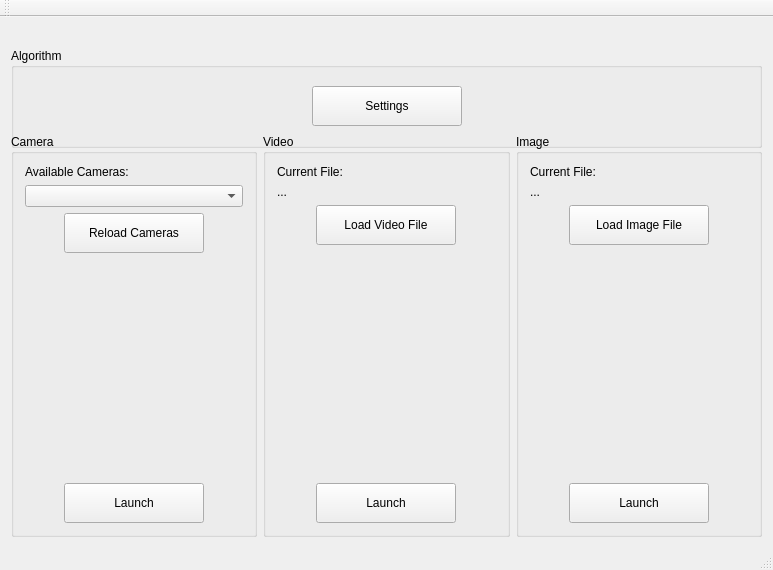
<?xml version="1.0" encoding="UTF-8"?>
<ui version="4.0">
 <class>MainWindow</class>
 <widget class="QMainWindow" name="MainWindow">
  <property name="geometry">
   <rect>
    <x>0</x>
    <y>0</y>
    <width>773</width>
    <height>570</height>
   </rect>
  </property>
  <property name="windowTitle">
   <string>Bosley's Snake Loader</string>
  </property>
  <widget class="QWidget" name="centralWidget">
   <layout class="QVBoxLayout" name="verticalLayout">
    <item>
     <widget class="QGroupBox" name="groupBox_4">
      <property name="minimumSize">
       <size>
        <width>0</width>
        <height>100</height>
       </size>
      </property>
      <property name="maximumSize">
       <size>
        <width>16777215</width>
        <height>60</height>
       </size>
      </property>
      <property name="title">
       <string>Algorithm</string>
      </property>
      <layout class="QHBoxLayout" name="horizontalLayout_10">
       <item>
        <spacer name="horizontalSpacer_13">
         <property name="orientation">
          <enum>Qt::Horizontal</enum>
         </property>
         <property name="sizeHint" stdset="0">
          <size>
           <width>40</width>
           <height>20</height>
          </size>
         </property>
        </spacer>
       </item>
       <item>
        <widget class="QPushButton" name="algoButton">
         <property name="minimumSize">
          <size>
           <width>150</width>
           <height>40</height>
          </size>
         </property>
         <property name="text">
          <string>Settings</string>
         </property>
        </widget>
       </item>
       <item>
        <spacer name="horizontalSpacer_14">
         <property name="orientation">
          <enum>Qt::Horizontal</enum>
         </property>
         <property name="sizeHint" stdset="0">
          <size>
           <width>40</width>
           <height>20</height>
          </size>
         </property>
        </spacer>
       </item>
      </layout>
     </widget>
    </item>
    <item>
     <layout class="QHBoxLayout" name="horizontalLayout_9">
      <item>
       <widget class="QGroupBox" name="groupBox">
        <property name="title">
         <string>Camera</string>
        </property>
        <layout class="QVBoxLayout" name="verticalLayout_3">
         <item>
          <layout class="QVBoxLayout" name="verticalLayout_2">
           <item>
            <widget class="QLabel" name="label">
             <property name="text">
              <string>Available Cameras: </string>
             </property>
            </widget>
           </item>
           <item>
            <widget class="QComboBox" name="cameraCombo"/>
           </item>
           <item>
            <layout class="QHBoxLayout" name="horizontalLayout">
             <item>
              <spacer name="horizontalSpacer_10">
               <property name="orientation">
                <enum>Qt::Horizontal</enum>
               </property>
               <property name="sizeHint" stdset="0">
                <size>
                 <width>40</width>
                 <height>20</height>
                </size>
               </property>
              </spacer>
             </item>
             <item>
              <widget class="QPushButton" name="reloadCameras">
               <property name="minimumSize">
                <size>
                 <width>140</width>
                 <height>40</height>
                </size>
               </property>
               <property name="text">
                <string>Reload Cameras</string>
               </property>
              </widget>
             </item>
             <item>
              <spacer name="horizontalSpacer">
               <property name="orientation">
                <enum>Qt::Horizontal</enum>
               </property>
               <property name="sizeHint" stdset="0">
                <size>
                 <width>40</width>
                 <height>20</height>
                </size>
               </property>
              </spacer>
             </item>
            </layout>
           </item>
          </layout>
         </item>
         <item>
          <spacer name="verticalSpacer">
           <property name="orientation">
            <enum>Qt::Vertical</enum>
           </property>
           <property name="sizeHint" stdset="0">
            <size>
             <width>20</width>
             <height>114</height>
            </size>
           </property>
          </spacer>
         </item>
         <item>
          <layout class="QHBoxLayout" name="horizontalLayout_2">
           <item>
            <spacer name="horizontalSpacer_2">
             <property name="orientation">
              <enum>Qt::Horizontal</enum>
             </property>
             <property name="sizeHint" stdset="0">
              <size>
               <width>40</width>
               <height>20</height>
              </size>
             </property>
            </spacer>
           </item>
           <item>
            <widget class="QPushButton" name="launchCamera">
             <property name="minimumSize">
              <size>
               <width>140</width>
               <height>40</height>
              </size>
             </property>
             <property name="text">
              <string>Launch</string>
             </property>
            </widget>
           </item>
           <item>
            <spacer name="horizontalSpacer_3">
             <property name="orientation">
              <enum>Qt::Horizontal</enum>
             </property>
             <property name="sizeHint" stdset="0">
              <size>
               <width>40</width>
               <height>20</height>
              </size>
             </property>
            </spacer>
           </item>
          </layout>
         </item>
        </layout>
       </widget>
      </item>
      <item>
       <widget class="QGroupBox" name="groupBox_2">
        <property name="title">
         <string>Video</string>
        </property>
        <layout class="QVBoxLayout" name="verticalLayout_5">
         <item>
          <layout class="QVBoxLayout" name="verticalLayout_4">
           <item>
            <layout class="QHBoxLayout" name="horizontalLayout_3">
             <item>
              <widget class="QLabel" name="label_2">
               <property name="text">
                <string>Current File: </string>
               </property>
              </widget>
             </item>
            </layout>
           </item>
           <item>
            <widget class="QLabel" name="currVideo">
             <property name="text">
              <string>...</string>
             </property>
            </widget>
           </item>
           <item>
            <layout class="QHBoxLayout" name="horizontalLayout_4">
             <item>
              <spacer name="horizontalSpacer_11">
               <property name="orientation">
                <enum>Qt::Horizontal</enum>
               </property>
               <property name="sizeHint" stdset="0">
                <size>
                 <width>40</width>
                 <height>20</height>
                </size>
               </property>
              </spacer>
             </item>
             <item>
              <widget class="QPushButton" name="loadVideoFile">
               <property name="minimumSize">
                <size>
                 <width>140</width>
                 <height>40</height>
                </size>
               </property>
               <property name="text">
                <string>Load Video File</string>
               </property>
              </widget>
             </item>
             <item>
              <spacer name="horizontalSpacer_4">
               <property name="orientation">
                <enum>Qt::Horizontal</enum>
               </property>
               <property name="sizeHint" stdset="0">
                <size>
                 <width>40</width>
                 <height>20</height>
                </size>
               </property>
              </spacer>
             </item>
            </layout>
           </item>
          </layout>
         </item>
         <item>
          <spacer name="verticalSpacer_2">
           <property name="orientation">
            <enum>Qt::Vertical</enum>
           </property>
           <property name="sizeHint" stdset="0">
            <size>
             <width>20</width>
             <height>116</height>
            </size>
           </property>
          </spacer>
         </item>
         <item>
          <layout class="QHBoxLayout" name="horizontalLayout_5">
           <item>
            <spacer name="horizontalSpacer_5">
             <property name="orientation">
              <enum>Qt::Horizontal</enum>
             </property>
             <property name="sizeHint" stdset="0">
              <size>
               <width>40</width>
               <height>20</height>
              </size>
             </property>
            </spacer>
           </item>
           <item>
            <widget class="QPushButton" name="launchVideoFile">
             <property name="minimumSize">
              <size>
               <width>140</width>
               <height>40</height>
              </size>
             </property>
             <property name="text">
              <string>Launch</string>
             </property>
            </widget>
           </item>
           <item>
            <spacer name="horizontalSpacer_6">
             <property name="orientation">
              <enum>Qt::Horizontal</enum>
             </property>
             <property name="sizeHint" stdset="0">
              <size>
               <width>40</width>
               <height>20</height>
              </size>
             </property>
            </spacer>
           </item>
          </layout>
         </item>
        </layout>
       </widget>
      </item>
      <item>
       <widget class="QGroupBox" name="groupBox_3">
        <property name="title">
         <string>Image</string>
        </property>
        <layout class="QVBoxLayout" name="verticalLayout_6">
         <item>
          <layout class="QVBoxLayout" name="verticalLayout_7">
           <item>
            <layout class="QHBoxLayout" name="horizontalLayout_6">
             <item>
              <widget class="QLabel" name="label_3">
               <property name="text">
                <string>Current File: </string>
               </property>
              </widget>
             </item>
            </layout>
           </item>
           <item>
            <widget class="QLabel" name="currImage">
             <property name="text">
              <string>...</string>
             </property>
            </widget>
           </item>
           <item>
            <layout class="QHBoxLayout" name="horizontalLayout_7">
             <item>
              <spacer name="horizontalSpacer_12">
               <property name="orientation">
                <enum>Qt::Horizontal</enum>
               </property>
               <property name="sizeHint" stdset="0">
                <size>
                 <width>40</width>
                 <height>20</height>
                </size>
               </property>
              </spacer>
             </item>
             <item>
              <widget class="QPushButton" name="loadImageFile">
               <property name="minimumSize">
                <size>
                 <width>140</width>
                 <height>40</height>
                </size>
               </property>
               <property name="text">
                <string>Load Image File</string>
               </property>
              </widget>
             </item>
             <item>
              <spacer name="horizontalSpacer_7">
               <property name="orientation">
                <enum>Qt::Horizontal</enum>
               </property>
               <property name="sizeHint" stdset="0">
                <size>
                 <width>40</width>
                 <height>20</height>
                </size>
               </property>
              </spacer>
             </item>
            </layout>
           </item>
          </layout>
         </item>
         <item>
          <spacer name="verticalSpacer_3">
           <property name="orientation">
            <enum>Qt::Vertical</enum>
           </property>
           <property name="sizeHint" stdset="0">
            <size>
             <width>20</width>
             <height>116</height>
            </size>
           </property>
          </spacer>
         </item>
         <item>
          <layout class="QHBoxLayout" name="horizontalLayout_8">
           <item>
            <spacer name="horizontalSpacer_8">
             <property name="orientation">
              <enum>Qt::Horizontal</enum>
             </property>
             <property name="sizeHint" stdset="0">
              <size>
               <width>40</width>
               <height>20</height>
              </size>
             </property>
            </spacer>
           </item>
           <item>
            <widget class="QPushButton" name="launchImageFile">
             <property name="minimumSize">
              <size>
               <width>140</width>
               <height>40</height>
              </size>
             </property>
             <property name="text">
              <string>Launch</string>
             </property>
            </widget>
           </item>
           <item>
            <spacer name="horizontalSpacer_9">
             <property name="orientation">
              <enum>Qt::Horizontal</enum>
             </property>
             <property name="sizeHint" stdset="0">
              <size>
               <width>40</width>
               <height>20</height>
              </size>
             </property>
            </spacer>
           </item>
          </layout>
         </item>
        </layout>
       </widget>
      </item>
     </layout>
    </item>
   </layout>
  </widget>
  <widget class="QMenuBar" name="menuBar">
   <property name="geometry">
    <rect>
     <x>0</x>
     <y>0</y>
     <width>773</width>
     <height>22</height>
    </rect>
   </property>
  </widget>
  <widget class="QToolBar" name="mainToolBar">
   <attribute name="toolBarArea">
    <enum>TopToolBarArea</enum>
   </attribute>
   <attribute name="toolBarBreak">
    <bool>false</bool>
   </attribute>
  </widget>
  <widget class="QStatusBar" name="statusBar"/>
 </widget>
 <layoutdefault spacing="6" margin="11"/>
 <resources/>
 <connections/>
</ui>
